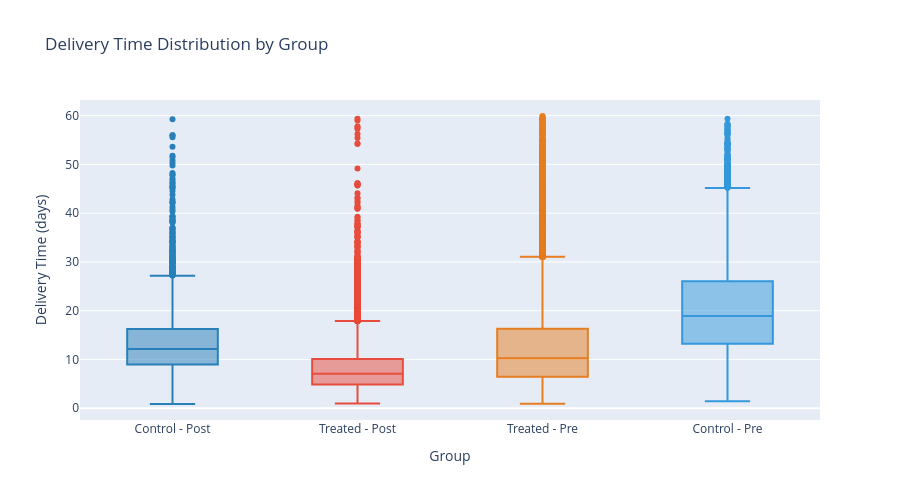

Notebook source saved alongside this figure:
### Code cell
# Distribution of delivery times by group
delivered['group'] = delivered.apply(
    lambda x: f"{'Treated' if x['treated'] else 'Control'} - {'Post' if x['post_strike'] else 'Pre'}",
    axis=1
)

fig = px.box(
    delivered,
    x='group',
    y='delivery_time_days',
    color='group',
    color_discrete_map={
        'Control - Pre': '#3498DB',
        'Control - Post': '#2980B9',
        'Treated - Pre': '#E67E22',
        'Treated - Post': '#E74C3C',
    },
    title='Delivery Time Distribution by Group',
    labels={'delivery_time_days': 'Delivery Time (days)', 'group': 'Group'}
)
fig.update_layout(showlegend=False, height=500)
fig.show()

### Figure 1 — Plotly figure (JSON) as saved in the notebook; plotly's stock layout.template omitted (floating-point values rounded to 4 significant figures; data arrays with more than 128 entries replaced by an {"elided": "..."} marker saying what was removed)
{"data": [{"alignmentgroup": "True", "hovertemplate": "Group=%{x}<br>Delivery Time (days)=%{y}<extra></extra>", "legendgroup": "Control - Post", "marker": {"color": "#2980B9"}, "name": "Control - Post", "notched": false, "offsetgroup": "Control - Post", "orientation": "v", "showlegend": true, "type": "box", "x": {"elided": "2916 str values"}, "x0": " ", "xaxis": "x", "y": {"elided": "2916 float values"}, "y0": " ", "yaxis": "y"}, {"alignmentgroup": "True", "hovertemplate": "Group=%{x}<br>Delivery Time (days)=%{y}<extra></extra>", "legendgroup": "Treated - Post", "marker": {"color": "#E74C3C"}, "name": "Treated - Post", "notched": false, "offsetgroup": "Treated - Post", "orientation": "v", "showlegend": true, "type": "box", "x": {"elided": "17174 str values"}, "x0": " ", "xaxis": "x", "y": {"elided": "17174 float values"}, "y0": " ", "yaxis": "y"}, {"alignmentgroup": "True", "hovertemplate": "Group=%{x}<br>Delivery Time (days)=%{y}<extra></extra>", "legendgroup": "Treated - Pre", "marker": {"color": "#E67E22"}, "name": "Treated - Pre", "notched": false, "offsetgroup": "Treated - Pre", "orientation": "v", "showlegend": true, "type": "box", "x": {"elided": "27720 str values"}, "x0": " ", "xaxis": "x", "y": {"elided": "27720 float values"}, "y0": " ", "yaxis": "y"}, {"alignmentgroup": "True", "hovertemplate": "Group=%{x}<br>Delivery Time (days)=%{y}<extra></extra>", "legendgroup": "Control - Pre", "marker": {"color": "#3498DB"}, "name": "Control - Pre", "notched": false, "offsetgroup": "Control - Pre", "orientation": "v", "showlegend": true, "type": "box", "x": {"elided": "4804 str values"}, "x0": " ", "xaxis": "x", "y": {"elided": "4804 float values"}, "y0": " ", "yaxis": "y"}], "layout": {"boxmode": "overlay", "height": 500, "legend": {"title": {"text": "Group"}, "tracegroupgap": 0}, "showlegend": false, "title": {"text": "Delivery Time Distribution by Group"}, "xaxis": {"anchor": "y", "categoryarray": ["Control - Post", "Treated - Post", "Treated - Pre", "Control - Pre"], "categoryorder": "array", "domain": [0, 1], "title": {"text": "Group"}}, "yaxis": {"anchor": "x", "domain": [0, 1], "title": {"text": "Delivery Time (days)"}}}}
